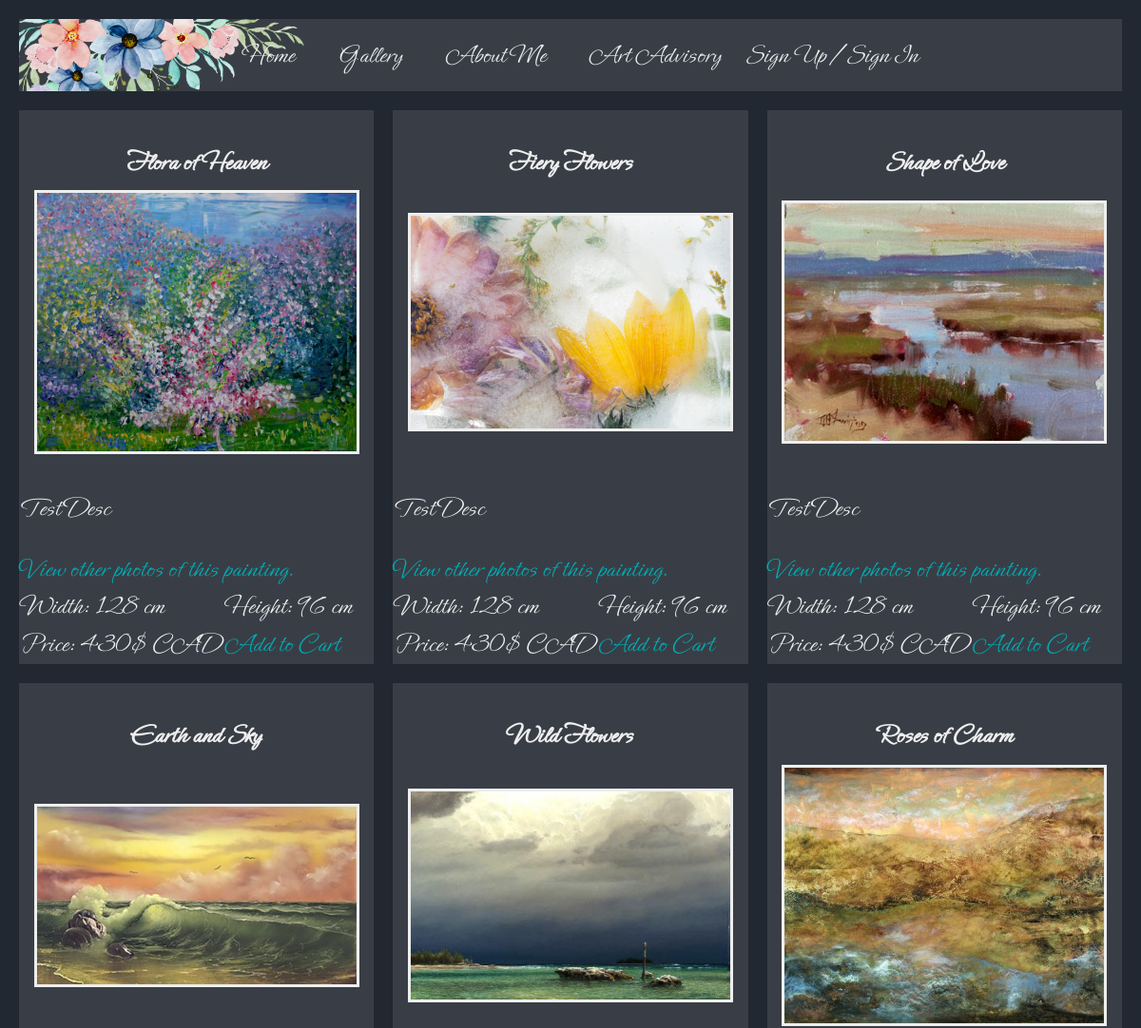
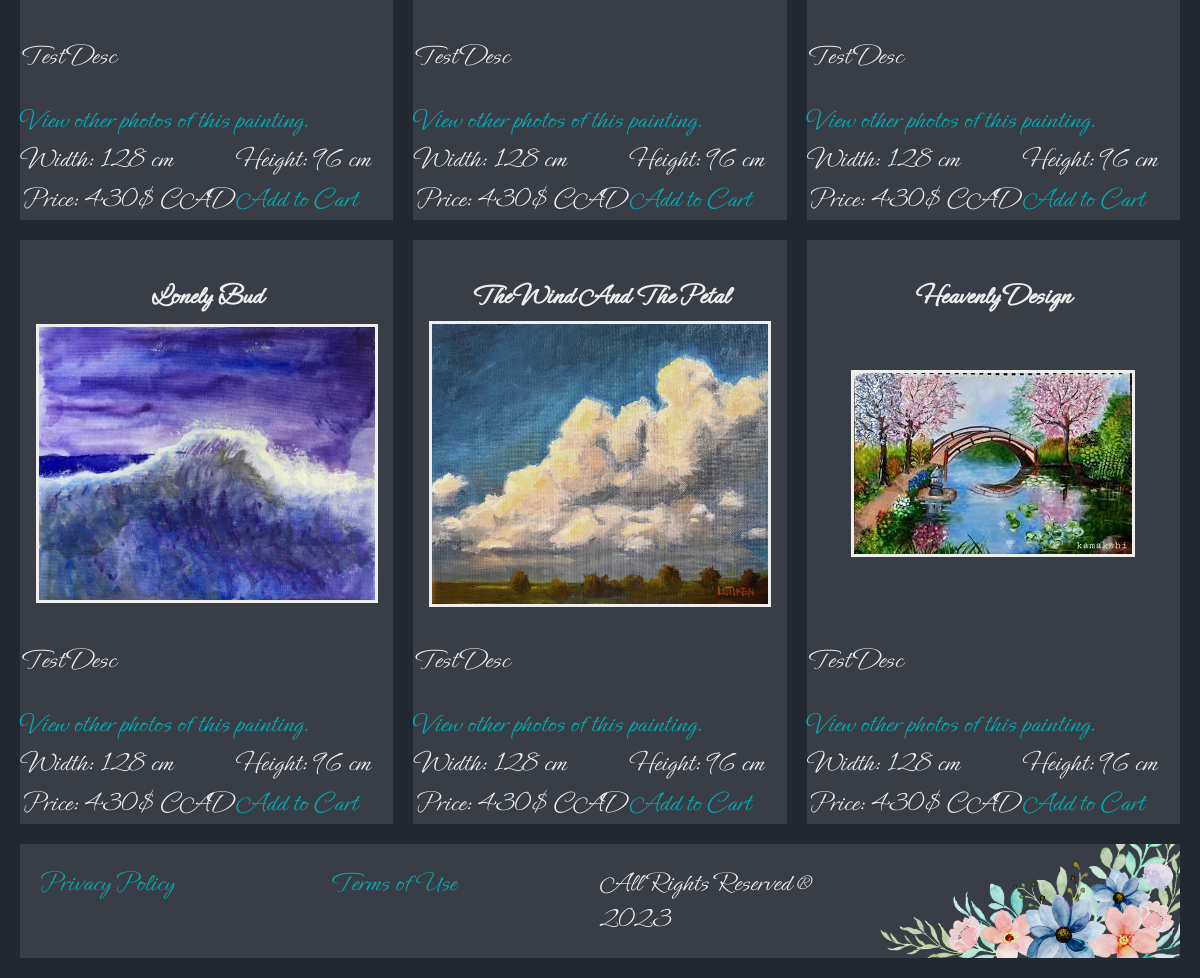
The page /gallery on the database its author committed (2 pictures, top to bottom).
### fiona/models/paintings.py (models this page shows, shortened)
class Painting(db.Model):
    __tablename__ = 'paintings'
    id                  = Column(Integer, primary_key=True, autoincrement=True)
    name                = Column(String(128), unique=True, nullable=False)
    description         = Column(Text, nullable=False)
    width               = Column(Integer, nullable=False)
    height              = Column(Integer, nullable=False)
    price               = Column(String(64), nullable=False)
    url                 = Column(String(256), nullable=False, unique=True)
    is_carousel_item    = Column(Boolean, nullable=False, default=False)
    is_sold             = Column(Boolean, nullable=False, default=False)

### fiona/routes.py (the view)
@app.route('/gallery')
def gallery():
    website = Website.query.first()
    title = website.name + ' | Gallery'
    paintings = Painting.query.all()
    return render_template('gallery.html', website=website, title=title, paintings=paintings)

### fiona/templates/gallery.html
{% extends 'layouts/default.html' %}
{% block content %}
<section id="gallery">
{% for painting in paintings %}
    <div class="painting">
        <h4>{{painting.name}}</h4>
        <a class="image-wrapper" href="{{url_for('painting', painting_id=painting.id)}}">
            <img src="{{painting.url}}" alt="{{painting.name}}" data-painting-id="{{painting.id}}">
        </a>
        <p>{{painting.description | safe}}</p>
        <a href="{{url_for('painting', painting_id=painting.id)}}">View other photos of this painting.</a>
        <table>
            <tr>
                <td>Width: {{painting.width}} cm</td>
                <td>Height: {{painting.height}} cm</td>
            </tr>
            <tr>
                <td>Price: {{painting.price}}$ CAD</td>
                {% if 'user_id' in session %}
                    <td><a href="{{url_for('add_to_cart')}}?painting_id={{painting.id}}" class="add-to-cart" data-painting-id="{{painting.id}}">Add to Cart</a></td>
                {% else %}
                    <td><a href="{{url_for('add_to_cart')}}?painting_id={{painting.id}}">Add to Cart</a></td>
                {% endif %}
            </tr>
        </table>
    </div>
{% endfor %}
</section>
{% endblock %}

### fiona/static/css/main.css (style rules this page uses)
:root { --background-color: #222831; --element-color: #393E46; --highlight-color: #00ADB5; --text-color: #EEEEEE; --default-font-size: 28px; --smaller-font-size: 26px; --default-margin: 20px 20px 0 20px; }
body { margin: 0; padding: 0; box-sizing: border-box; background-color: var(--background-color); font-family: 'primary-font'; color: var(--text-color); font-size: var(--default-font-size); }
a { text-decoration: none; color: var(--highlight-color); transition: .5s; }
#gallery { display: grid; grid-template-columns: repeat(3, 1fr); gap: 20px; }
#gallery .painting { background-color: var(--element-color); }
#gallery h4 { margin-bottom: 0; text-align: center; }
#gallery img { border: 3px solid var(--text-color); max-width: 90%; max-height: 300px; }
#gallery .image-wrapper { display: grid; justify-items: center; align-items: center; height: 300px; width: 100%; }

### rows shown on the page
Painting: name "Flora of Heaven", url (picture), description "Test Desc", width "128", height "96", price "430"
Painting: name "Fiery Flowers", url (picture), description "Test Desc", width "128", height "96", price "430"
Painting: name "Shape of Love", url (picture), description "Test Desc", width "128", height "96", price "430"
Painting: name "Earth and Sky", url (picture), description "Test Desc", width "128", height "96", price "430"
Painting: name "Wild Flowers", url (picture), description "Test Desc", width "128", height "96", price "430"
Painting: name "Roses of Charm", url (picture), description "Test Desc", width "128", height "96", price "430"
Painting: name "Lonely Bud", url (picture), description "Test Desc", width "128", height "96", price "430"
Painting: name "The Wind And The Petal", url (picture), description "Test Desc", width "128", height "96", price "430"
Painting: name "Heavenly Design", url (picture), description "Test Desc", width "128", height "96", price "430"
